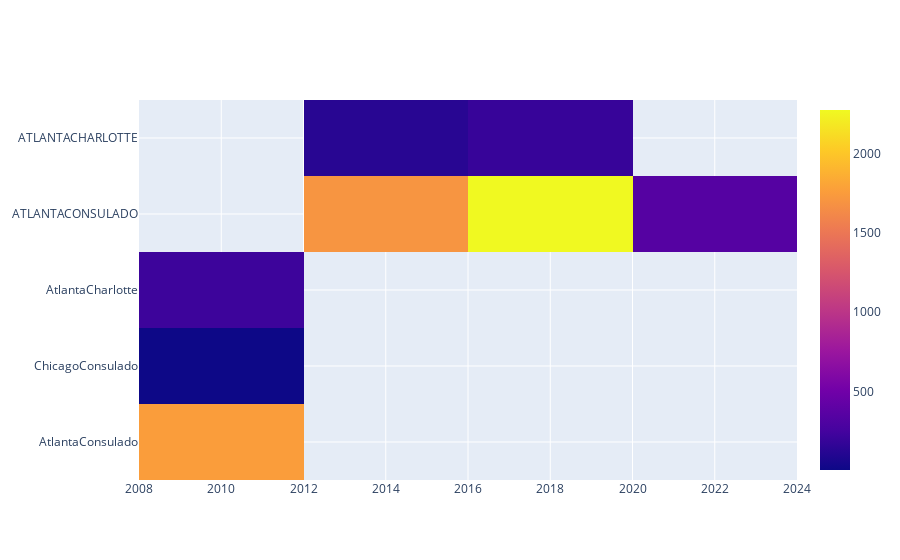

Notebook source saved alongside this figure:
### Code cell
us_fig = go.Figure(data=go.Heatmap(x=us_ag.anio, y=us_ag.nompuesto,z=us_ag.votos))
us_fig.show()

### Figure 1 — Plotly figure (JSON) as saved in the notebook; plotly's stock layout.template omitted (floating-point values rounded to 4 significant figures)
{"data": [{"type": "heatmap", "x": [2010, 2010, 2010, 2010, 2010, 2010, 2010, 2010, 2010, 2010, 2010, 2010, 2010, 2010, 2014, 2014, 2014, 2014, 2014, 2014, 2014, 2014, 2014, 2014, 2014, 2014, 2014, 2014, 2018, 2018, 2018, 2018, 2018, 2018, 2018, 2018, 2018, 2018, 2018, 2018, 2018, 2022, 2022, 2022, 2022, 2022, 2022, 2022, 2022, 2022, 2022, 2022, 2022, 2022], "y": ["AtlantaConsulado", "AtlantaConsulado", "ChicagoConsulado", "AtlantaConsulado", "AtlantaConsulado", "AtlantaConsulado", "AtlantaConsulado", "AtlantaConsulado", "AtlantaConsulado", "AtlantaConsulado", "AtlantaCharlotte", "AtlantaConsulado", "AtlantaConsulado", "AtlantaConsulado", "ATLANTACONSULADO", "ATLANTACONSULADO", "ATLANTACHARLOTTE", "ATLANTACONSULADO", "ATLANTACONSULADO", "ATLANTACONSULADO", "ATLANTACONSULADO", "ATLANTACONSULADO", "ATLANTACONSULADO", "ATLANTACONSULADO", "ATLANTACONSULADO", "ATLANTACONSULADO", "ATLANTACONSULADO", "ATLANTACONSULADO", "ATLANTACHARLOTTE", "ATLANTACONSULADO", "ATLANTACONSULADO", "ATLANTACONSULADO", "ATLANTACONSULADO", "ATLANTACONSULADO", "ATLANTACONSULADO", "ATLANTACONSULADO", "ATLANTACONSULADO", "ATLANTACONSULADO", "ATLANTACONSULADO", "ATLANTACONSULADO", "ATLANTACONSULADO", "ATLANTACONSULADO", "ATLANTACONSULADO", "ATLANTACONSULADO", "ATLANTACONSULADO", "ATLANTACONSULADO", "ATLANTACONSULADO", "ATLANTACONSULADO", "ATLANTACONSULADO", "ATLANTACONSULADO", "ATLANTACONSULADO", "ATLANTACONSULADO", "ATLANTACONSULADO", "ATLANTACONSULADO"], "z": [97, 22, 5, 1817, 160, 526, 185, 381, 3118, 537, 216, 309, 358, 1756, 24, 2850, 123, 362, 343, 2391, 1219, 445, 67, 142, 319, 1697, 623, 1702, 189, 3695, 866, 24470, 1276, 927, 229, 1057, 5617, 756, 1563, 828, 2275, 1137, 967, 7758, 3648, 19151, 1888, 1461, 1474, 3304, 4136, 389, 2302, 341]}], "layout": {}}
